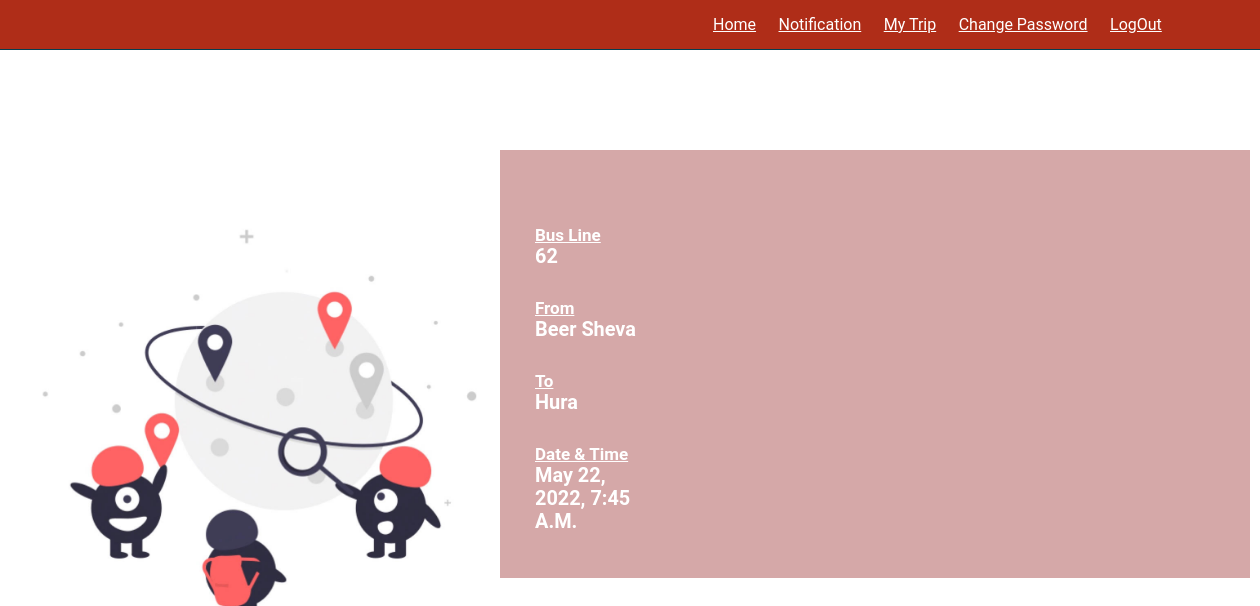
The app's page /PassenegrTripInfo/1 with its own data.
### project/models.py (models this page shows)
class Trip(models.Model):
    username=models.CharField(max_length=100,default='')
    To=models.CharField(max_length=100,default='')
    From=models.CharField(max_length=100,default='')
    BusLine=models.CharField(max_length=100,default='')
    Driver=models.CharField(max_length=100,default='')
    DateTime=models.DateTimeField()
    class Meta:
        db_table = 'Trips'

### project/views.py (the view)
# urls.py: path('PassenegrTripInfo/<int:id>',views.PassenegrTripInfo,name="PassenegrTripInfo"),
def PassenegrTripInfo(request,id):
    trip=get_object_or_404(Trip,id=id)
    return render(request,'project/PassenegrTripInfo.html',{'trip':trip})

### project/templates/project/PassenegrTripInfo.html (shortened to what this page needs)
{% load static %}
<!DOCTYPE html>
<html lang="en">
    <head>
    </head>
<body  style="background-image:url('{% static 'img/unnamed.jpg' %}'); background-repeat: no-repeat; background-size:100%;">
    <form action="" method="POST">
        <header class="header">
            <nav class="navbar">
                <a href="/PassengerHomePage">Home</a>
                <a href="/PassengerNotification">Notification</a>
                <a href="/PMyTrip">My Trip</a>
                <a href="{% url 'PassengerPassword' user.id %}">Change Password</a>
                <a href="/logoutUser">LogOut</a>
            </nav>
        </header>
        <form action="" method="post">
            <div class="wrapper" style=" max-width: 900px;">
                <div class="form" style="
    background-color: rgba(172, 83, 83, 0.5);
    width: 750px;
    margin: auto;
    padding: 45px;
    padding-left: 10px;
    margin-left: 500px;
    margin-top: 150px;
                ">
                    <div class="outputfield" style="  margin-left: 25px;
                                                     margin-top: 30px;
                                                     width: 125px;
                                                     color: #ffffff;
                                                    font-size: 17px;
                                                    font-weight: 700;">
                        <label><u>Bus Line</u></label>
                        <h3>{{trip.BusLine}}</h3>
                    </div>
                    <div class="outputfield" style="  margin-left: 25px;
                                                     margin-top: 30px;
                                                     width: 125px;
                                                     color: #FFFFFF;
                                                    font-size: 17px;
                                                    font-weight: 700;">
                        <label><u>From</u></label>
                        <h3>{{trip.From}}</h3>
                    </div>
                    <div class="outputfield" style="  margin-left: 25px;
                                                     margin-top: 30px;
                                                     width: 125px;
                                                     color: #FFFFFF;
                                                    font-size: 17px;
                                                    font-weight: 700;">
                        <label><u>To</u></label>
                        <h3>{{trip.To}}</h3>
                    </div>
                    <div class="inputfield" style="  margin-left: 25px;
                                                     margin-top: 30px;
                                                     width: 125px;
                                                     color: #FFFFFF;
                                                    font-size: 17px;
                                                    font-weight: 700;">
                        <label><u>Date & Time</u></label>
                        <h3>{{trip.DateTime}}</h3>
                    </div>
                    </div>
                </div>
        </form>
    </body>
</html>

### project/templates/project/PassenegrTripInfo.html (style rules this page uses)
:root { --main-color:#6283a1; --black: #13131a; --bg:#010103; --border: .1rem solid rgb(4, 62, 80); }
* { font-family: 'Roboto',sans-serif; margin: 0; padding: 0; box-sizing: border-box; outline: none; border: none; text-transform: capitalize; transition: .2s linear; }
html { font-size: 62.5%; overflow-x: hidden; scroll-padding-top: 9rem; scroll-behavior: smooth; }
body { background:#AF2D18; }
.header { background: #AF2D18; display: flex; align-items: center; justify-content: space-between; padding: 1.5rem 7%; border-bottom: var(--border); position: fixed; top: 0; left:0; right:0; z-index: 1000; }
.header .navbar a { margin: 0 1rem; font-size: 1.6rem; color:#fff; }

### records on screen
Trip: BusLine "62", From "Beer Sheva", To "Hura", DateTime "May 22, 2022, 7:45 A.m."
